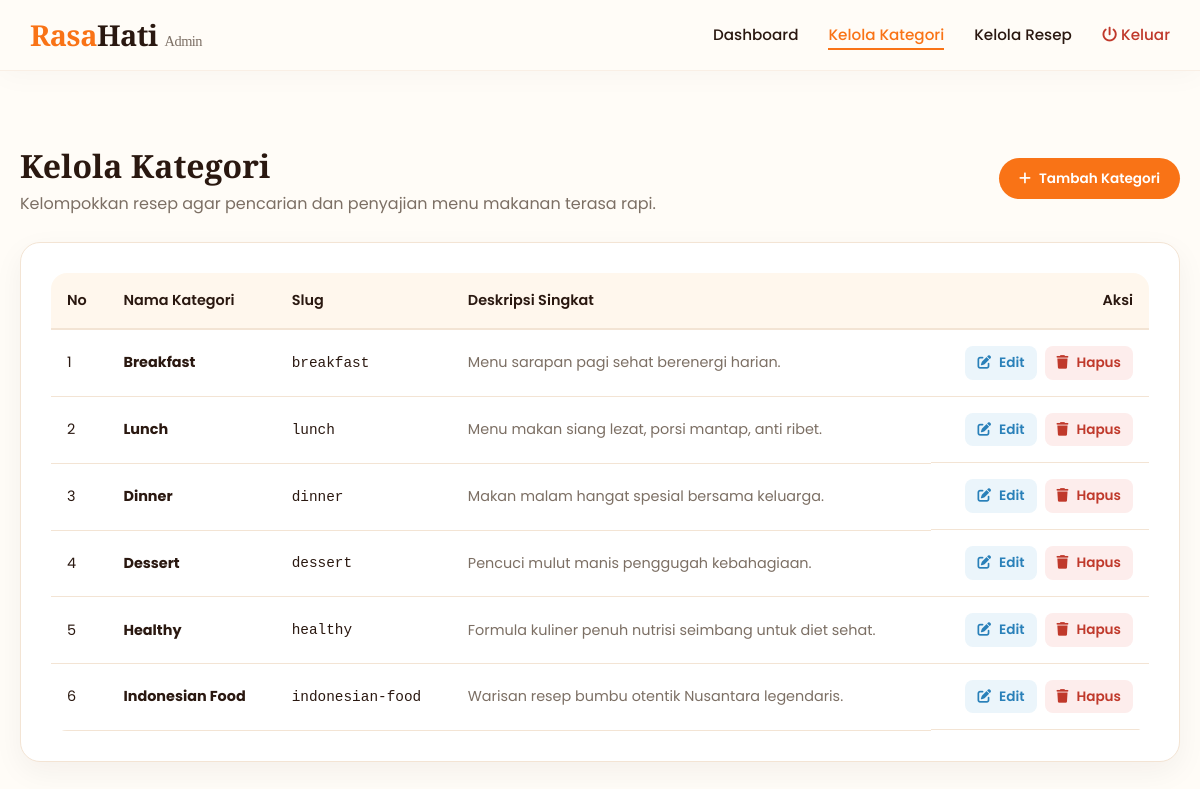
Screenshot of /admin/categories.php (signed in) with the database file from the repository.
### tables this page shows
CREATE TABLE IF NOT EXISTS categories (
id INT AUTO_INCREMENT PRIMARY KEY,
name VARCHAR(100) NOT NULL,
slug VARCHAR(150) NOT NULL UNIQUE,
description TEXT DEFAULT NULL,
image VARCHAR(255) DEFAULT NULL,
created_at TIMESTAMP DEFAULT CURRENT_TIMESTAMP
);

### includes/helpers.php (called while the page is built, shortened)
<?php
function e($string) {
    return htmlspecialchars($string ?? '', ENT_QUOTES, 'UTF-8');
}
?>

### admin/categories.php (the view, shortened to what this page needs)
<?php
require_once __DIR__ . '/../config/database.php';
require_once __DIR__ . '/../includes/helpers.php';
$categories = $pdo->query("SELECT * FROM categories ORDER BY id ASC")->fetchAll();
?>
<!DOCTYPE html>
<html lang="id">
<head>
    <link rel="stylesheet" href="https://cdnjs.cloudflare.com/ajax/libs/font-awesome/6.4.0/css/all.min.css">
    <link rel="stylesheet" href="../assets/css/style.css?v=4">
</head>
<body class="admin-body">
    <nav class="navbar scrolled" style="position: absolute;">
        <div class="nav-container">
            <a href="../index.php" class="logo"><span class="logo-accent">Rasa</span>Hati <span style="font-size: 0.9rem; font-weight: 500; color: var(--color-muted-text);">Admin</span></a>
            <ul class="nav-links" style="display: flex;">
                <li><a href="dashboard.php" class="nav-link">Dashboard</a></li>
                <li><a href="categories.php" class="nav-link active">Kelola Kategori</a></li>
                <li><a href="recipes.php" class="nav-link">Kelola Resep</a></li>
                <li><a href="logout.php" class="nav-link" style="color: #C0392B;"><i class="fa-solid fa-power-off"></i> Keluar</a></li>
            </ul>
        </div>
    </nav>
    <div class="admin-container">
        <div class="admin-title-row" style="margin-top: 40px;">
            <div>
                <h1 class="admin-title">Kelola Kategori</h1>
                <p style="color: var(--color-muted-text);">Kelompokkan resep agar pencarian dan penyajian menu makanan terasa rapi.</p>
            </div>
            <div>
                <a href="category-create.php" class="btn btn-primary btn-admin"><i class="fa-solid fa-plus"></i> Tambah Kategori</a>
            </div>
        </div>
        <div class="admin-card">
            <div class="admin-table-wrapper">
                <table class="admin-table">
                    <thead>
                        <tr>
                            <th>No</th>
                            <th>Nama Kategori</th>
                            <th>Slug</th>
                            <th>Deskripsi Singkat</th>
                            <th style="text-align: right;">Aksi</th>
                        </tr>
                    </thead>
                    <tbody>
                        <?php $no = 1; foreach ($categories as $cat): ?>
                            <tr>
                                <td><?= $no++; ?></td>
                                <td><strong><?= e($cat['name']); ?></strong></td>
                                <td><code><?= e($cat['slug']); ?></code></td>
                                <td style="color: var(--color-muted-text);"><?= e($cat['description'] ?? '-'); ?></td>
                                <td style="text-align: right; display: flex; gap: 8px; justify-content: flex-end;">
                                    <a href="category-edit.php?id=<?= $cat['id']; ?>" class="btn-admin btn-edit" style="padding: 6px 12px; border-radius: 8px;"><i class="fa-solid fa-pen-to-square"></i> Edit</a>
                                    <a href="categories.php?delete_id=<?= $cat['id']; ?>" onclick="return confirm('Apakah Anda yakin ingin menghapus kategori ini?')" class="btn-admin btn-danger" style="padding: 6px 12px; border-radius: 8px;"><i class="fa-solid fa-trash"></i> Hapus</a>
                                </td>
                            </tr>
                        <?php endforeach; ?>
                    </tbody>
                </table>
            </div>
        </div>
    </div>
</body>
</html>

### assets/css/style.css (style rules this page uses)
:root { --color-cream: #FFF7ED; --color-warm-white: #FFFCF7; --color-orange: #F97316; --color-deep-orange: #C2410C; --color-soft-green: #65A30D; --color-dark-brown: #2A1810; --color-muted-text: #7C6F64; --color-border-soft: #F3E4D4; --color-white: #FFFFFF; --shadow-soft: 0 10px 30px rgba(42, 24, 16, 0.05); --shadow-medium: 0 15px 40px rgba(42, 24, 16, 0.1); --transition-smooth: all 0.4s cubic-bezier(0.25, 1, 0.5, 1); --font-heading: 'Playfair Display', Georgia, serif; --font-body: 'Poppins', system-ui, -apple-system, sans-serif; }
* { box-sizing: border-box; margin: 0; padding: 0; scroll-behavior: smooth; }
body { background-color: var(--color-warm-white); color: var(--color-dark-brown); font-family: var(--font-body); line-height: 1.6; overflow-x: hidden; -webkit-font-smoothing: antialiased; }
h1, h2, h3, h4 { font-family: var(--font-heading); font-weight: 700; }
a { text-decoration: none; color: inherit; transition: var(--transition-smooth); }
.btn { display: inline-flex; align-items: center; justify-content: center; gap: 10px; padding: 14px 28px; border-radius: 50px; font-weight: 600; font-size: 0.95rem; transition: var(--transition-smooth); }
.btn-primary { background-color: var(--color-orange); color: var(--color-white); }
.navbar { position: fixed; top: 0; left: 0; width: 100%; z-index: 1000; padding: 20px 0; transition: var(--transition-smooth); }
.navbar.scrolled { background-color: rgba(255, 252, 247, 0.85); backdrop-filter: blur(15px); -webkit-backdrop-filter: blur(15px); padding: 12px 0; box-shadow: 0 4px 30px rgba(0, 0, 0, 0.03); border-bottom: 1px solid rgba(243, 228, 212, 0.5); }
.nav-container { max-width: 1200px; margin: 0 auto; padding: 0 30px; display: flex; align-items: center; justify-content: space-between; }
.logo { font-family: var(--font-heading); font-size: 1.8rem; font-weight: 800; color: var(--color-dark-brown); letter-spacing: -0.5px; }
.logo-accent { color: var(--color-orange); }
.nav-links { display: flex; list-style: none; gap: 30px; }
.nav-link { font-size: 0.95rem; font-weight: 500; color: var(--color-dark-brown); position: relative; padding: 5px 0; }
.nav-link::after { content: ''; position: absolute; bottom: 0; left: 0; width: 0; height: 2px; background-color: var(--color-orange); transition: var(--transition-smooth); }
.nav-link:hover::after, .nav-link.active::after { width: 100%; }
.nav-link.active { color: var(--color-orange); }
.admin-body { background-color: var(--color-warm-white); padding-top: 100px; font-family: var(--font-body); }
.admin-container { max-width: 1200px; margin: 40px auto; padding: 0 20px; }
.admin-card { background: var(--color-white); border-radius: 20px; border: 1px solid var(--color-border-soft); padding: 30px; box-shadow: var(--shadow-soft); margin-bottom: 30px; }
.admin-title-row { display: flex; justify-content: space-between; align-items: center; margin-bottom: 25px; flex-wrap: wrap; gap: 15px; }
.admin-title { font-family: var(--font-heading); color: var(--color-dark-brown); font-size: 2rem; }
.admin-table-wrapper { overflow-x: auto; background: var(--color-white); border-radius: 16px; }
.admin-table { width: 100%; border-collapse: collapse; text-align: left; font-size: 0.9rem; }
.admin-table th { background-color: var(--color-cream); color: var(--color-dark-brown); padding: 16px; font-weight: 600; border-bottom: 2px solid var(--color-border-soft); }
.admin-table td { padding: 16px; border-bottom: 1px solid var(--color-border-soft); color: var(--color-dark-brown); }
.btn-admin { padding: 10px 20px; border-radius: 50px; font-size: 0.85rem; font-weight: 600; display: inline-flex; align-items: center; gap: 8px; text-transform: none; }
.btn-danger { background-color: #FDEDEC; color: #C0392B; }
.btn-edit { background-color: #EBF5FB; color: #2980B9; }

### rows the page displays
categories: name "Breakfast", slug "breakfast", description "Menu sarapan pagi sehat berenergi harian."
categories: name "Lunch", slug "lunch", description "Menu makan siang lezat, porsi mantap, anti ribet."
categories: name "Dinner", slug "dinner", description "Makan malam hangat spesial bersama keluarga."
categories: name "Dessert", slug "dessert", description "Pencuci mulut manis penggugah kebahagiaan."
categories: name "Healthy", slug "healthy", description "Formula kuliner penuh nutrisi seimbang untuk diet sehat."
categories: name "Indonesian Food", slug "indonesian-food", description "Warisan resep bumbu otentik Nusantara legendaris."
